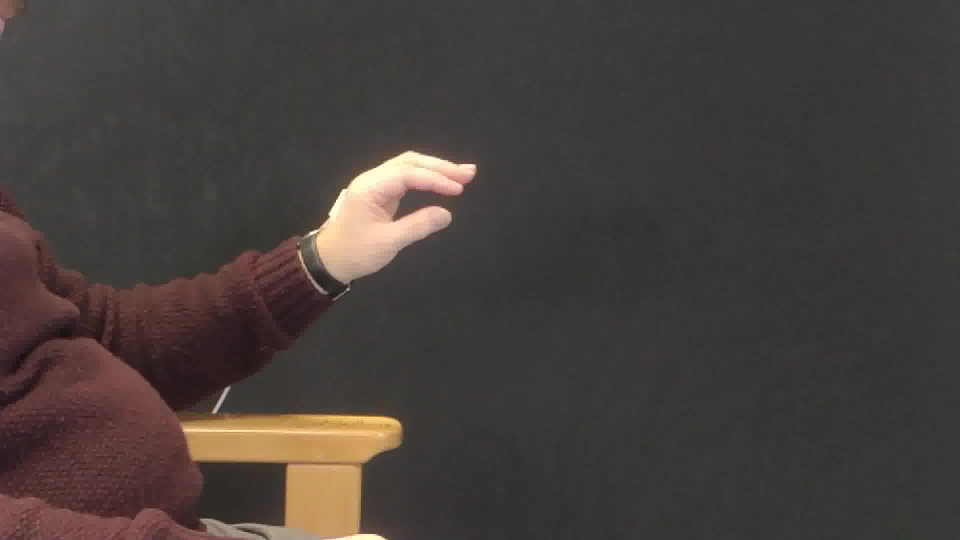
#> input picture low quality/blur/blurred_result/patients/23/L/main/hand-00035.jpg, 1920 x 1080 px (shown at 1/2 size); its folder holds only this picture in this run
$ python cobr.py
#> lines starting #> are read from the running program, lines starting #| are printed output that depends on the picture
# This script is used for changing the contrast and brightness of the images
import cv2
import numpy as np
import os.path
import glob

brightness_175 = int((175 - 0) * (255 - (-255)) / (510 - 0) + (-255))
brightness_285 = int((285 - 0) * (255 - (-255)) / (510 - 0) + (-255))
brightness_105 = int((105 - 0) * (255 - (-255)) / (510 - 0) + (-255))

contrast_217 = int((217 - 0) * (127 - (-127)) / (254 - 0) + (-127))
contrast_57 = int((57 - 0) * (127 - (-127)) / (254 - 0) + (-127))
contrast_157 = int((157 - 0) * (127 - (-127)) / (254 - 0) + (-127))

def brightness_change(img, br, co):
    shadow = br
    max = 255

    al_pha = (max - shadow) / 255
    ga_mma = shadow

    br_changed = cv2.addWeighted(img, al_pha,
                          img, 0, ga_mma)

    Alpha = float(131 * (co + 127)) / (127 * (131 - co))
    Gamma = 127 * (1 - Alpha)

    br_n_co_changed = cv2.addWeighted(br_changed, Alpha,
                                 br_changed, 0, Gamma)

    return br_n_co_changed

if __name__ == '__main__':
    test = cv2.imread("test.jpg")

    count = 0
    for jpgfile in glob.glob(r'E:\Parkinson\3yp_parkinson\video&frames\frames\PATIENTS\name\23\L\main\*.jpg'):

        img_L = cv2.imread(jpgfile,cv2.IMREAD_ANYCOLOR)
#> img_L is the input picture: shape (1080, 1920, 3); mean B, G, R 59.6, 62.6, 70
        #co217 br175
        result_1 = brightness_change(img_L, brightness_175, contrast_217)
#> in brightness_change, `br_changed = cv2.addWeighted(img, al_pha, img, 0, ga_mma)`:
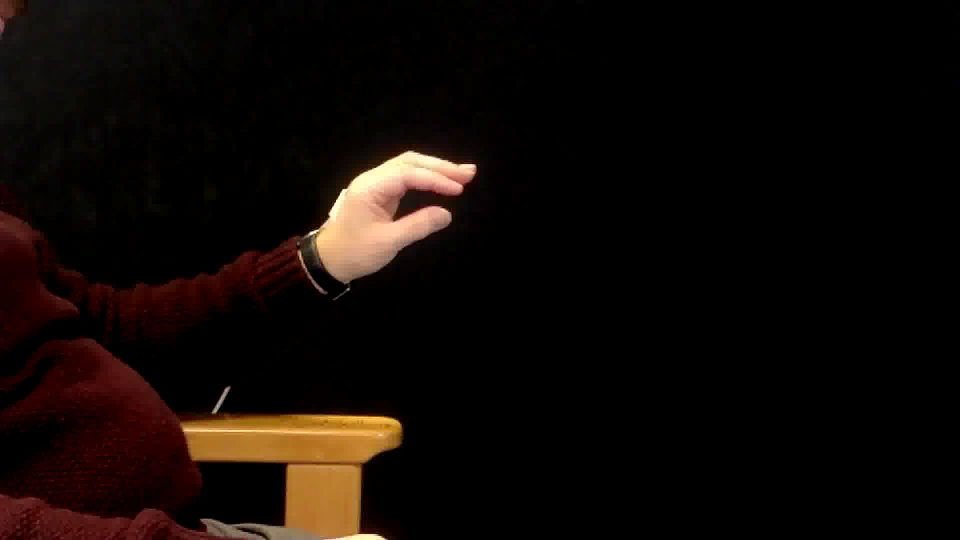
#> br_changed: shape (1080, 1920, 3) (shown at 1/2 size); mean B, G, R 5.9, 9.2, 16.4
#> in brightness_change, `br_n_co_changed = cv2.addWeighted(br_changed, Alpha, br_changed, 0, Ga..`:
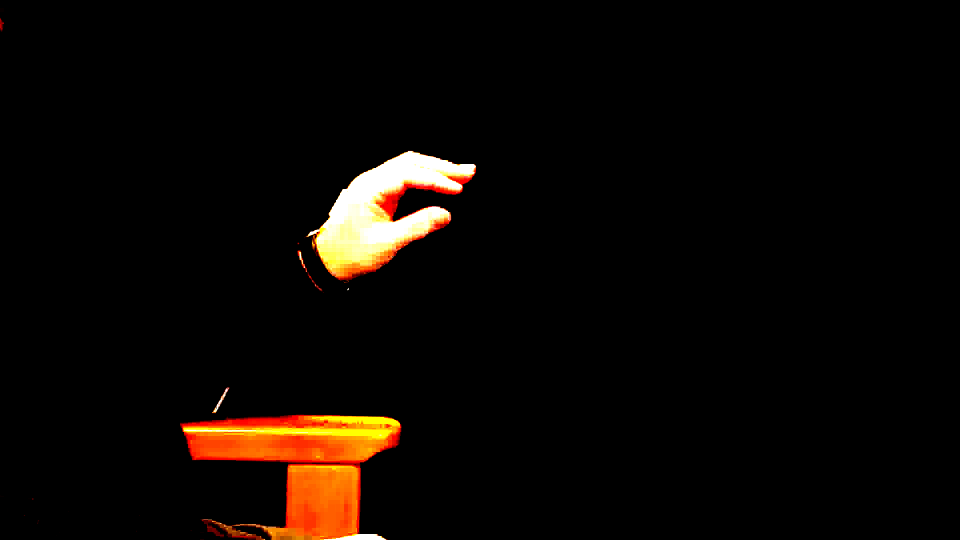
#> br_n_co_changed: shape (1080, 1920, 3) (shown at 1/2 size); mean B, G, R 3.8, 7.8, 12.9
        cv2.imwrite(os.path.join(r'E:\Parkinson\3yp_parkinson\lowquality\cobr\result\patients\name\23\L\01',os.path.basename(jpgfile)), result_1)

        #co217 br285
        result_2 = brightness_change(img_L, brightness_285, contrast_217)
#> call 2 of brightness_change, with br = 30, co = 90
#> in brightness_change (call 2), `br_changed = cv2.addWeighted(img, al_pha, img, 0, ga_mma)`:
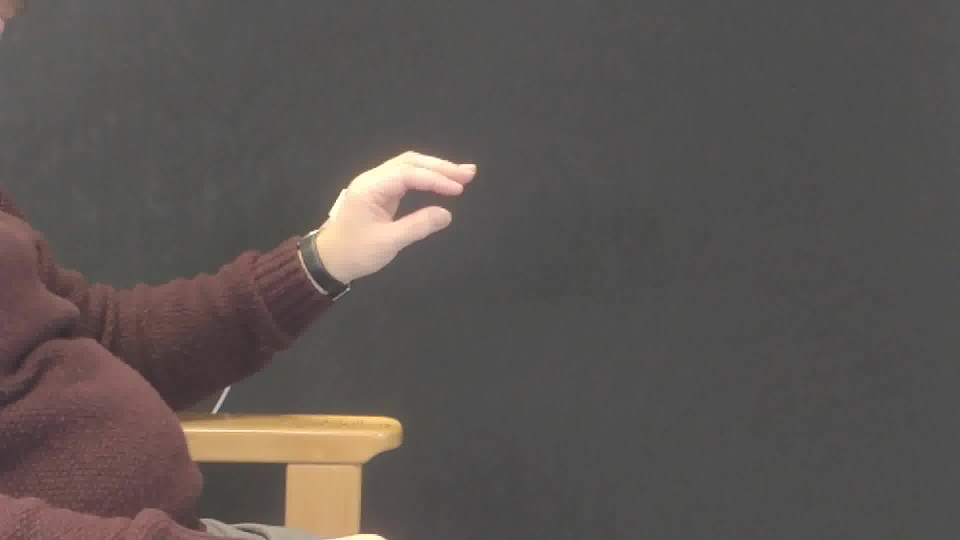
#> br_changed: shape (1080, 1920, 3) (shown at 1/2 size); mean B, G, R 82.7, 85.3, 91.8
#> in brightness_change (call 2), `br_n_co_changed = cv2.addWeighted(br_changed, Alpha, br_changed, 0, Ga..`:
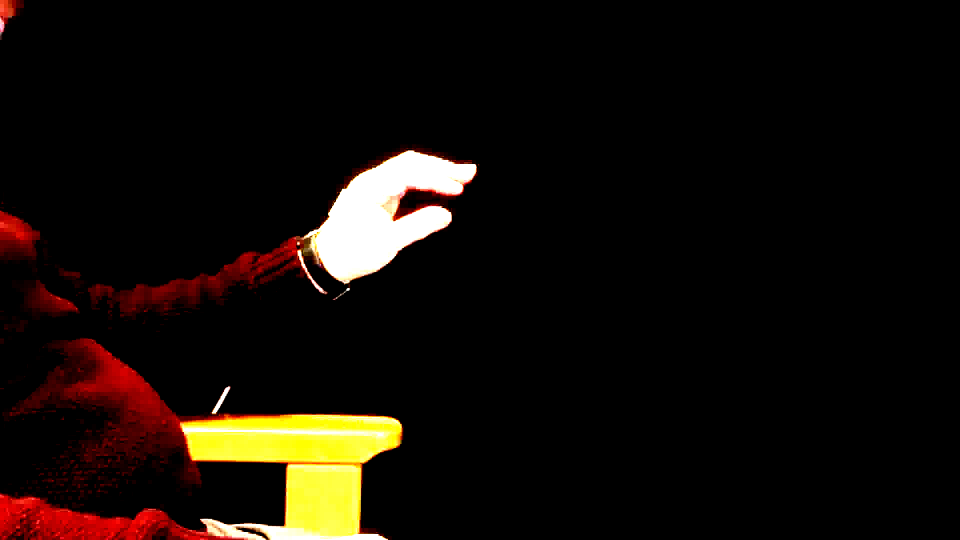
#> br_n_co_changed: shape (1080, 1920, 3) (shown at 1/2 size); mean B, G, R 8.1, 13.6, 20.2
        cv2.imwrite(os.path.join(r'E:\Parkinson\3yp_parkinson\lowquality\cobr\result\patients\name\23\L\02',os.path.basename(jpgfile)), result_2)

        #co57 br105
        result_3 = brightness_change(img_L, brightness_105, contrast_57)
#> call 3 of brightness_change, with br = -150, co = -70
#> in brightness_change (call 3), `br_changed = cv2.addWeighted(img, al_pha, img, 0, ga_mma)`:
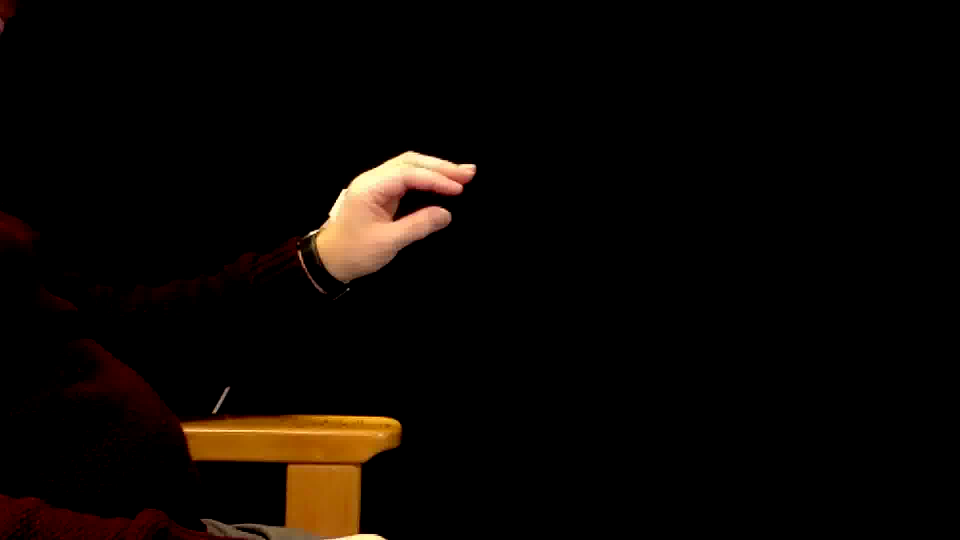
#> br_changed: shape (1080, 1920, 3) (shown at 1/2 size); mean B, G, R 3, 6.5, 10.9
#> in brightness_change (call 3), `br_n_co_changed = cv2.addWeighted(br_changed, Alpha, br_changed, 0, Ga..`:
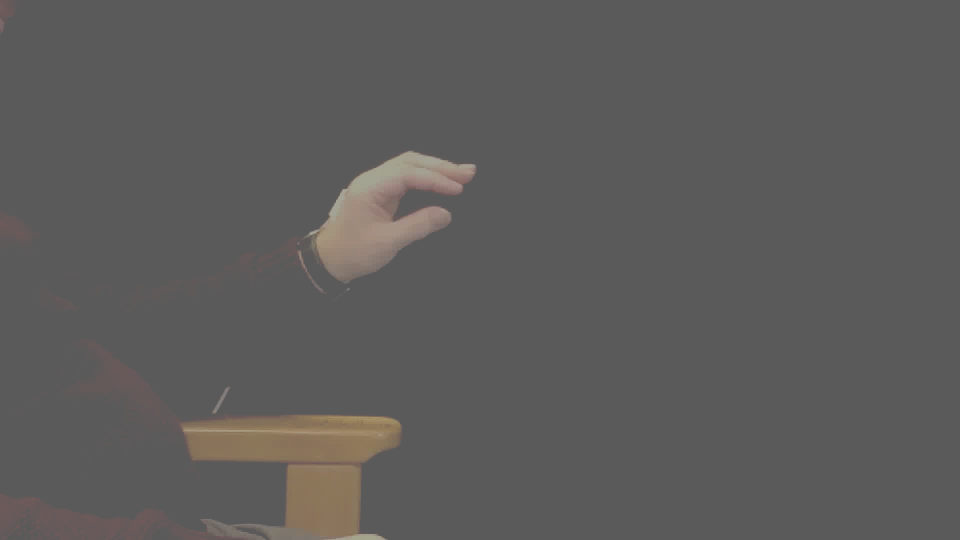
#> br_n_co_changed: shape (1080, 1920, 3) (shown at 1/2 size); mean B, G, R 90.9, 91.9, 93.2
        cv2.imwrite(os.path.join(r'E:\Parkinson\3yp_parkinson\lowquality\cobr\result\patients\name\23\L\03',os.path.basename(jpgfile)), result_3)

        #co157 br105
        result_4 = brightness_change(img_L, brightness_105, contrast_157)
#> call 4 of brightness_change, with br = -150, co = 30
#> in brightness_change (call 4), `br_n_co_changed = cv2.addWeighted(br_changed, Alpha, br_changed, 0, Ga..`:
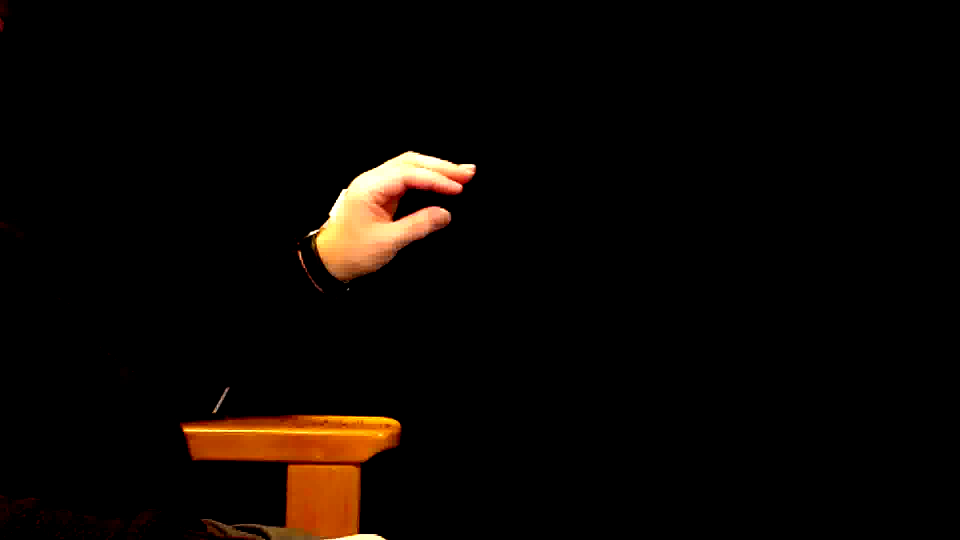
#> br_n_co_changed: shape (1080, 1920, 3) (shown at 1/2 size); mean B, G, R 2.7, 6.1, 10.7
        cv2.imwrite(os.path.join(r'E:\Parkinson\3yp_parkinson\lowquality\cobr\result\patients\name\23\L\04',os.path.basename(jpgfile)), result_4)

        count = count + 1
        print(count)


    for jpgfile in glob.glob(r'E:\Parkinson\3yp_parkinson\video&frames\frames\PATIENTS\name\23\R\main\*.jpg'):

        img_R = cv2.imread(jpgfile,cv2.IMREAD_ANYCOLOR)
        #co217 br175
        result_1 = brightness_change(img_R, brightness_175, contrast_217)
        cv2.imwrite(os.path.join(r'E:\Parkinson\3yp_parkinson\lowquality\cobr\result\patients\name\23\R\01',os.path.basename(jpgfile)), result_1)

        #co217 br285
        result_2 = brightness_change(img_R, brightness_285, contrast_217)
        cv2.imwrite(os.path.join(r'E:\Parkinson\3yp_parkinson\lowquality\cobr\result\patients\name\23\R\02',os.path.basename(jpgfile)), result_2)

        #co57 br105
        result_3 = brightness_change(img_R, brightness_105, contrast_57)
        cv2.imwrite(os.path.join(r'E:\Parkinson\3yp_parkinson\lowquality\cobr\result\patients\name\23\R\03',os.path.basename(jpgfile)), result_3)

        #co157 br105
        result_4 = brightness_change(img_R, brightness_105, contrast_157)
        cv2.imwrite(os.path.join(r'E:\Parkinson\3yp_parkinson\lowquality\cobr\result\patients\name\23\R\04',os.path.basename(jpgfile)), result_4)

        count = count + 1
        print(count)

cv2.waitKey(0)
